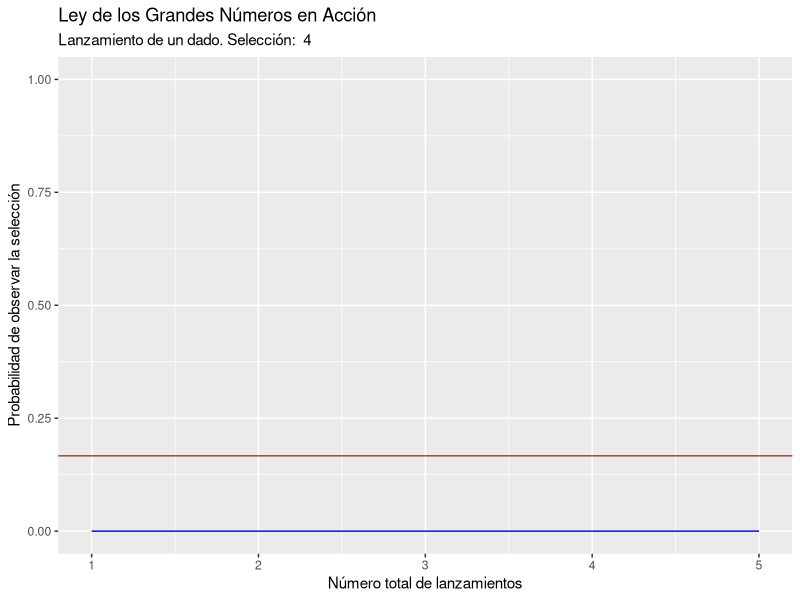
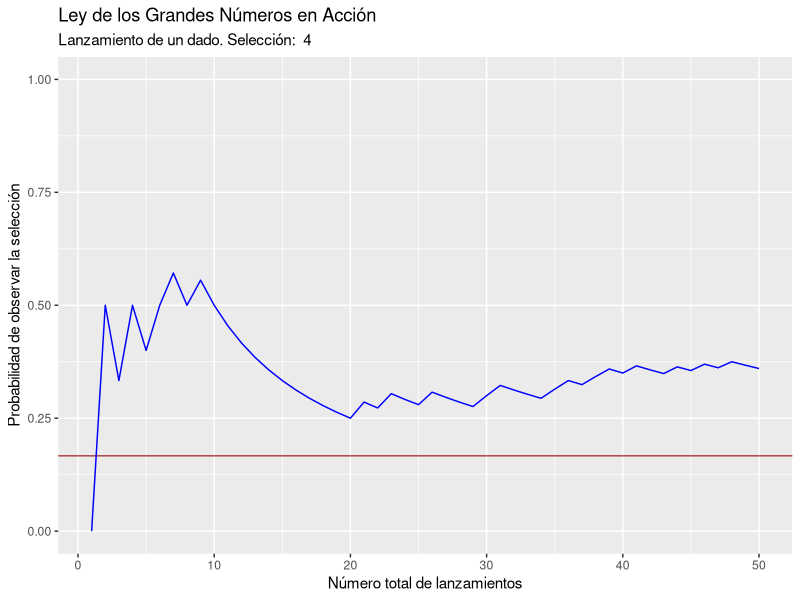
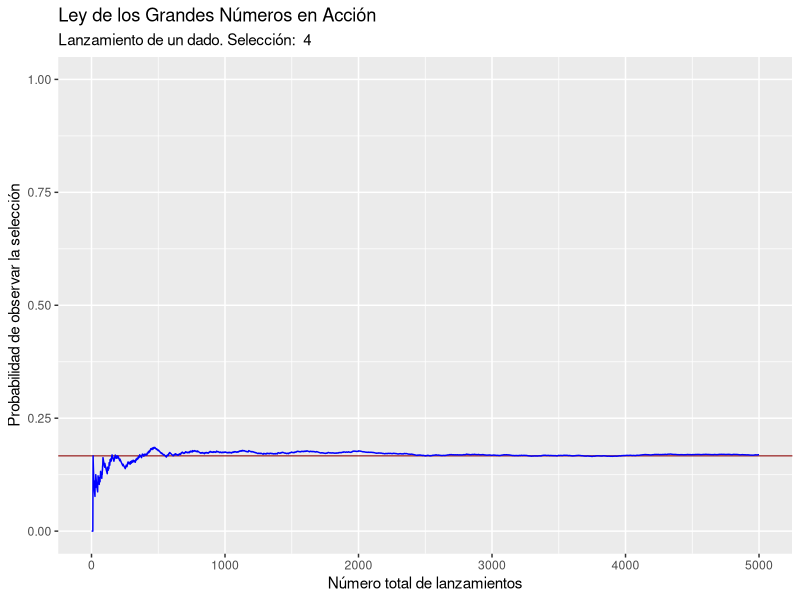

The R script that drew these images, in order:
## ---- chunk 1

# librerías
library(tidyverse)
## ---- chunk 2

# función para simulación
lanza_dado <- function(seleccion, num_lanzamientos) {
  dados <- data.frame(
    x1 = sample(x = 1:6, size = num_lanzamientos, replace = TRUE))
  
  dados <- dados |> 
    mutate(sel = ifelse(x1 == seleccion, 1, 0),
           acumu = cumsum(sel),
           tot_tiros = seq(from = 1, to = num_lanzamientos),
           prob = acumu / tot_tiros)
  
  dados |> 
    ggplot(aes(tot_tiros, prob)) +
    geom_hline(yintercept = 1/6, color = "darkred", linewidth = 0.35) +
    geom_line(color = "blue") +
    ylim(0, 1) +
    labs(title = "Ley de los Grandes Números en Acción",
         subtitle = paste("Lanzamiento de un dado. Selección: ", seleccion),
         x = "Número total de lanzamientos",
         y = "Probabilidad de observar la selección")
}
## ---- chunk 3

# 5 lanzamientos, selección 4
lanza_dado(seleccion = 4, num_lanzamientos = 5)
## ---- chunk 4

# 50 lanzamientos, selección 4
lanza_dado(seleccion = 4, num_lanzamientos = 50)
## ---- chunk 5

# 5,000 lanzamientos, selección 4
lanza_dado(seleccion = 4, num_lanzamientos = 5000)
